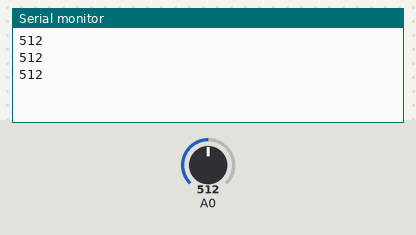
The sketch below on a simulated ESP8266 (NodeMCU). Parts: the last lines printed to the serial monitor. The inputs (shaded band) are chosen by the test bench; at power-on: A0 = 512.

Above: at 1.3 s.
1.4 s: A0 set to 716
At 1.9 s:
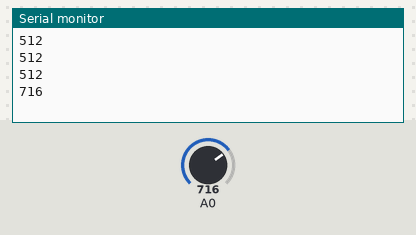
2.9 s: A0 set to 900
At 3.4 s:
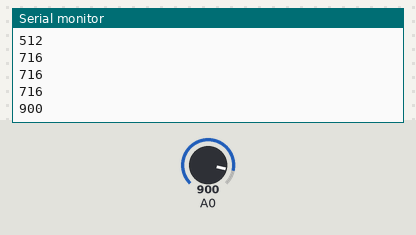
Timing chart, 0 to 5.9 s (numbered marks = the images above; inputs shaded):
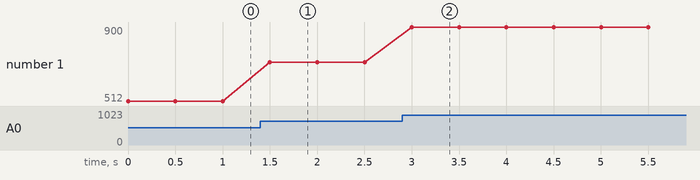

Measured:
- after the input at 1.4 s, the serial monitor: prints a new line after 0.10 s (image 1)
- after the input at 2.9 s, the serial monitor: prints a new line after 0.10 s (image 2)
- plotted number 1: 512 → 716 after the input at 1.4 s, 716 → 900 after the input at 2.9 s

The sketch:

gyro.ino
```cpp
void setup() {
  // put your setup code here, to run once:
Serial.begin(9600);
}
int z;
void loop() {
  // put your main code here, to run repeatedly:

z=analogRead(A0);
Serial.println(z);
delay(500);
}
```
